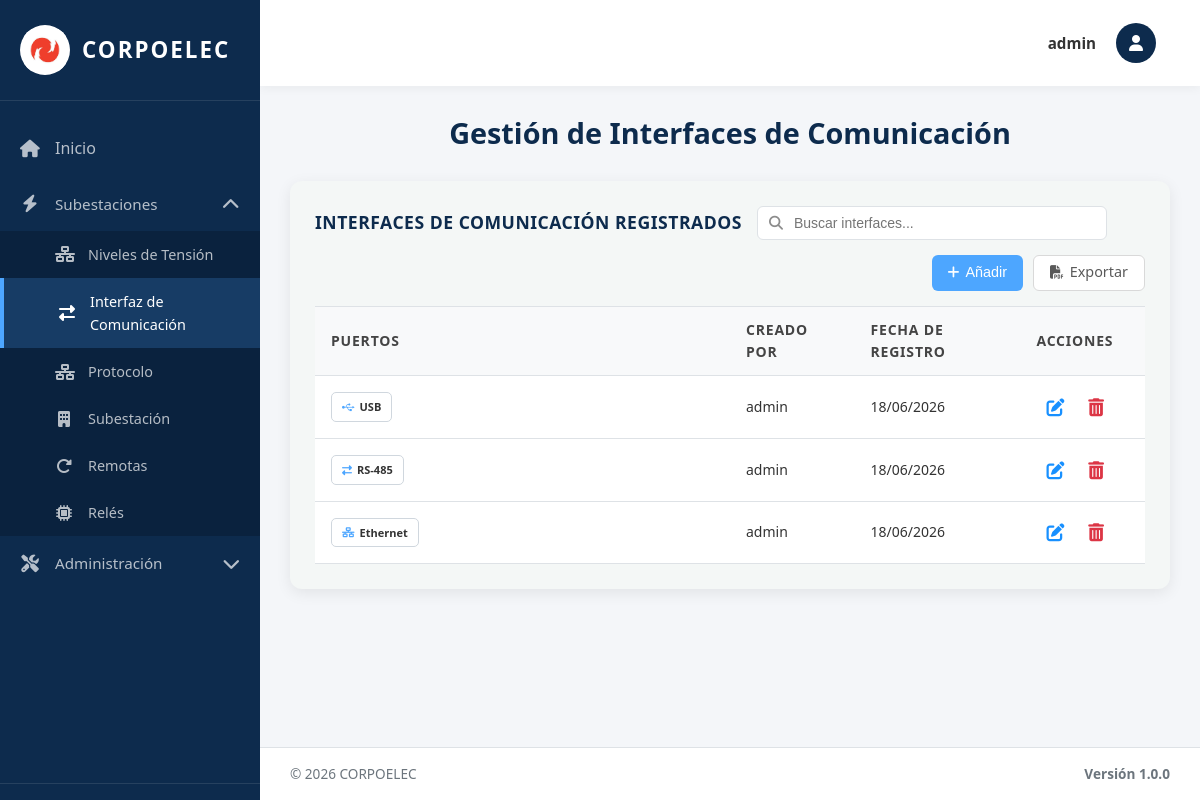
The app's page /interfaces/ (signed in), older data.
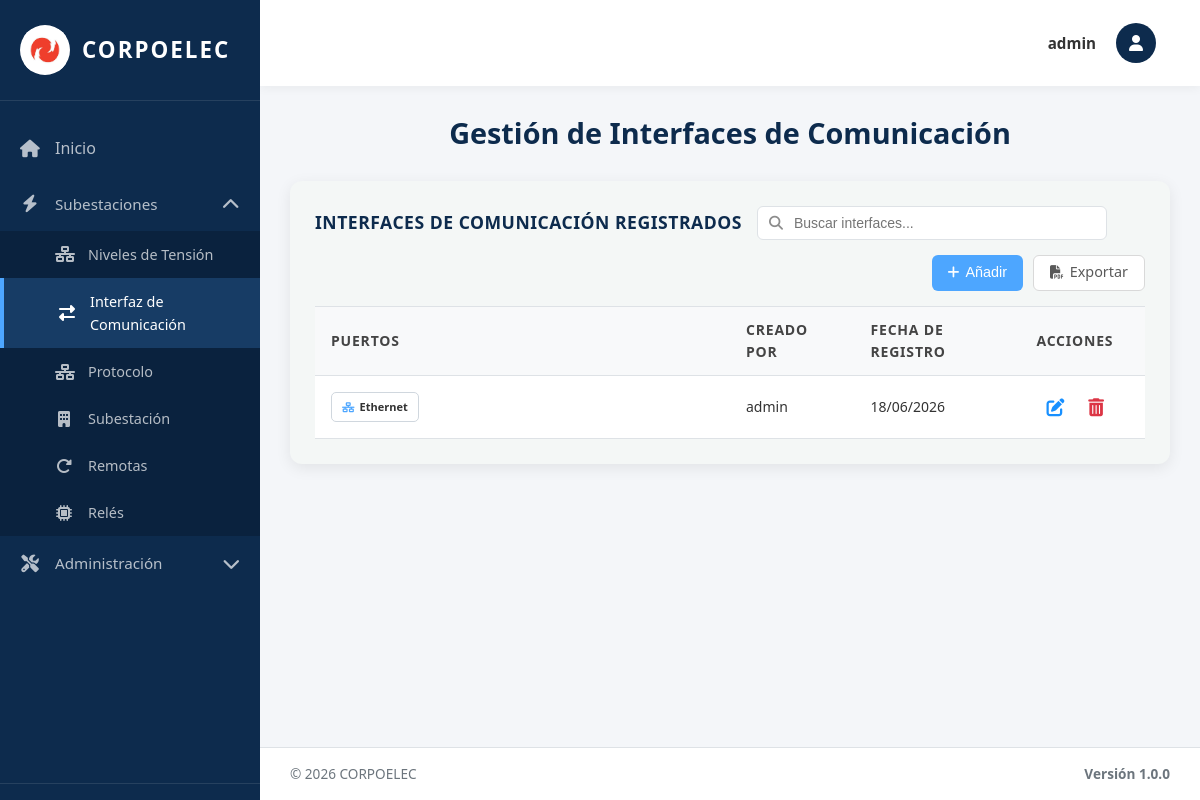
The same page, newer data.
### equipos/models.py (models this page shows, shortened)
class InterfazDeComunicacion(models.Model):
    TIPO_INTERFAZ_CHOICES = [
        ('PUERTOS', 'Puertos de Comunicación'),
        ('PROTOCOLOS', 'Protocolos de Comunicación'),
    ]
    TIPO_PUERTO_CHOICES = [
        ('ETH',   'Ethernet'),
        ('RS232', 'RS-232'),
        ('RS485', 'RS-485'),
        ('USB',   'USB'),
        ('FIBRA', 'Fibra Óptica'),
    ]
    Id_Interfaz = models.AutoField(primary_key=True, serialize=False)
    Puertos_C = models.IntegerField(default=0, verbose_name='Cantidad de Puertos')  # Contador denormalizado para queries rápidas
    Fecha_Reg = models.DateField(auto_now_add=True)
    creado_por = models.ForeignKey(User, on_delete=models.SET_NULL, null=True, blank=True, related_name='interfaces_creadas')
    Tipo_Interfaz = models.CharField(max_length=20, choices=TIPO_INTERFAZ_CHOICES, default='PUERTOS', verbose_name='Tipo de Interfaz')
    Tipo_Puerto = models.CharField(max_length=30, choices=TIPO_PUERTO_CHOICES, blank=True, default='', verbose_name='Tipo de Puerto')
    Activo = models.BooleanField(default=True, verbose_name='Activo')
    class _ActiveManager(models.Manager):
        def get_queryset(self):
            return super().get_queryset().filter(Activo=True)
    objects = models.Manager()
    activos = _ActiveManager()
    class Meta:
        verbose_name = 'Interfaz de Comunicación'
        verbose_name_plural = 'Interfaces de Comunicación'
        ordering = ['Id_Interfaz']

### equipos/views.py (the view, shortened to what this page needs)
# urls.py: path('interfaces/', interfaces_view, name='interfaces'),
@login_required(login_url='/login/')
@no_cache
def interfaces_view(request):
    interfaces_qs = InterfazDeComunicacion.objects.filter(
        Tipo_Interfaz='PUERTOS', Activo=True
    ).order_by('-Fecha_Reg', '-Id_Interfaz')
    paginator = Paginator(interfaces_qs, 10)
    page_number = request.GET.get('page')
    page_obj = paginator.get_page(page_number)
    tipos_registrados = list(
        InterfazDeComunicacion.objects.filter(Tipo_Interfaz='PUERTOS', Activo=True)
        .values_list('Tipo_Puerto', flat=True)
    )
    tipos_personalizados = TipoPuertoPersonalizado.objects.filter(Activo=True)
    context = {
        'title': 'Interfaces de Comunicación',
        'page_obj': page_obj,
        'tipos_registrados': tipos_registrados,
        'tipos_personalizados': tipos_personalizados,
        'is_admin': request.user.is_superuser,
        'puede_crear': puede_crear(request),
        'puede_actualizar': puede_actualizar(request),
        'puede_eliminar': puede_eliminar(request),
    }
    return render(request, 'interfaces.html', context)

### equipos/context_processors.py (called while the page is built, shortened)
def permisos_usuario(request):
    if request.user.is_superuser:
        return {
            'permisos_usuario': {'crear': True, 'actualizar': True, 'eliminar': True},
            'puede_crear': True,
            'puede_actualizar': True,
            'puede_eliminar': True,
        }

### templates/interfaces.html (shortened to what this page needs)
{% extends 'base.html' %}
{% load static %}
{% block content %}
<div class="welcome-text">
  <h2>Gestión de Interfaces de Comunicación</h2>
</div>
<div class="table-section">
<div class="table-header">
  <h3>INTERFACES DE COMUNICACIÓN REGISTRADOS</h3>
  <div class="search-container">
    <input type="text" class="search-input" id="searchInput" placeholder="Buscar interfaces..." onkeyup="filterTable()">
  </div>
  <div class="action-buttons">
    {% if puede_crear %}
    <button class="btn btn-primary btn-add-top" onclick="abrirModal()">
      <i class="fas fa-plus"></i> Añadir
    </button>
    {% endif %}
    <a href="{% url 'exportar_interfaces_pdf' %}" class="btn btn-secondary btn-add-top" title="Exportar PDF">
      <i class="fas fa-file-pdf"></i> Exportar
    </a>
  </div>
</div>
  {% if page_obj.paginator.count > 0 %}
  <table class="data-table">
    <thead>
      <tr>
        <th width="50%">Puertos</th>
        {% if is_admin %}<th width="15%">Creado Por</th>{% endif %}
        <th width="20%">Fecha de Registro</th>
        <th width="15%">Acciones</th>
      </tr>
    </thead>
    <tbody>
      {% for interfaz in page_obj %}
      <tr>
        <td>
          <div class="puertos-container">
          {% if interfaz.Tipo_Puerto %}
              <span class="puerto-badge">
                <span class="puerto-icon">
                  {% if interfaz.Tipo_Puerto == 'ETH' %}<i class="fas fa-network-wired"></i>
                  {% elif interfaz.Tipo_Puerto == 'RS232' %}<i class="fas fa-plug"></i>
                  {% elif interfaz.Tipo_Puerto == 'RS485' %}<i class="fas fa-exchange-alt"></i>
                  {% elif interfaz.Tipo_Puerto == 'USB' %}<i class="fab fa-usb"></i>
                  {% elif interfaz.Tipo_Puerto == 'FIBRA' %}<i class="fas fa-bolt"></i>
                  {% else %}<i class="fas fa-microchip"></i>{% endif %}
                </span>
                <span class="puerto-text">{{ interfaz.get_Tipo_Puerto_display }}</span>
              </span>
          {% else %}
              <span class="no-data">Sin tipo</span>
          {% endif %}
          </div>
        </td>
        {% if is_admin %}<td>{{ interfaz.creado_por.username|default:"Sistema" }}</td>{% endif %}
        <td><span class="fecha-text">{{ interfaz.Fecha_Reg|date:"d/m/Y" }}</span></td>
        <td class="actions-cell">
          {% if puede_actualizar %}
          <button type="button" class="btn-icon btn-edit" title="Editar" onclick="abrirModalEditar('{{ interfaz.Id_Interfaz }}')">
            <i class="fas fa-edit"></i>
          </button>
          {% endif %}
          <form method="post" style="display: inline;" onsubmit="return confirmarEliminacion(this);">
            {% if puede_eliminar %}
            <button type="submit" class="btn-icon btn-delete" title="Eliminar">
              <i class="fas fa-trash-alt"></i>
            </button>
            {% endif %}
          </form>
        </td>
      </tr>
      {% endfor %}
    </tbody>
  </table>
  {% else %}
  <p class="no-data">No hay interfaces de comunicación registradas.</p>
  {% endif %}
</div>
{% endblock %}

Row changes from the older to the newer data that the page shows:
no longer on this page (row edited): InterfazDeComunicacion: Tipo_Puerto "USB", creado_por.username "admin", Fecha_Reg "18/06/2026"
no longer on this page (row edited): InterfazDeComunicacion: Tipo_Puerto "RS-485", creado_por.username "admin", Fecha_Reg "18/06/2026"
